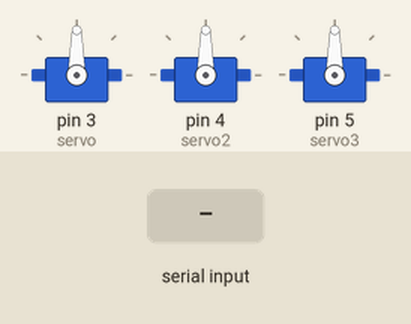
Recording of a sketch running on a simulated Arduino Uno, built with avr-gcc and run on an emulated ATmega328P. On the bench: 3 × servo. Inputs (shaded band) come from the test bench. What the sketch prints to the serial monitor is not drawn.

Above: at 1.2 s.
1.3 s: "30,150,10\n" received over Serial
At 3.0 s:
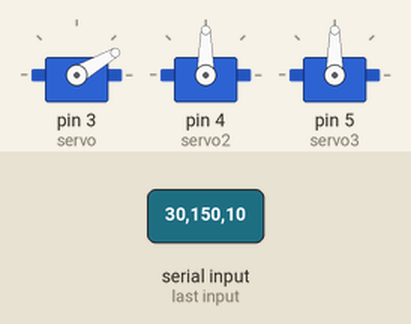
3.8 s: "0\n" received over Serial
At 6.0 s:
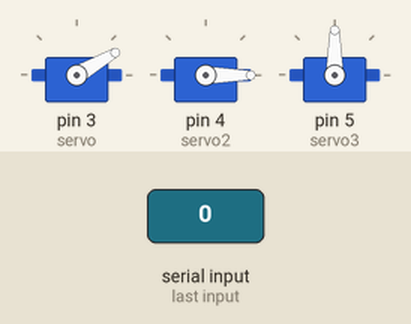
6.3 s: "5\n" received over Serial
At 8.0 s:
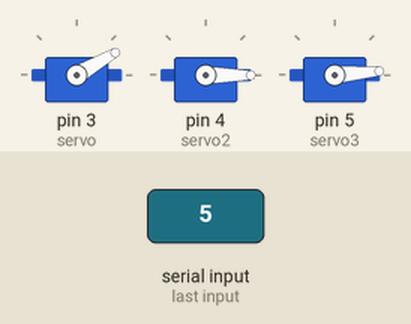
8.8 s: "90,45,200\n" received over Serial
At 11.0 s:
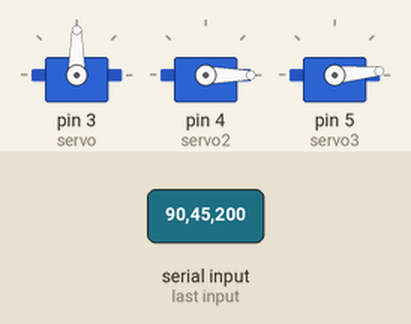
11.3 s: "200\n" received over Serial
At 13.1 s:
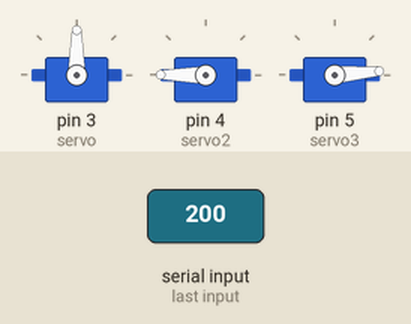
13.8 s: "90,45\n" received over Serial
At 16.1 s:
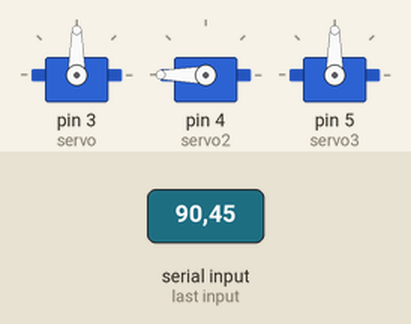
Timing chart, 0 to 17.3 s (numbered marks = the images above; inputs shaded):
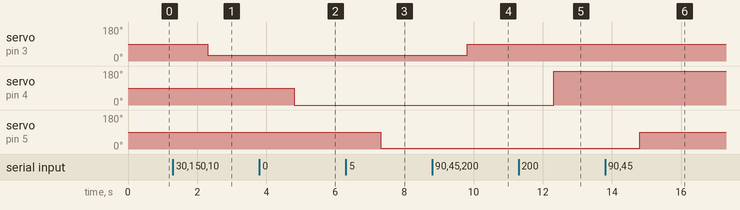

The sketch:

Servos_Controlados_por_instrucciones.ino
```cpp
#include<Servo.h>

String mensaje;
float grados1, grados2, grados3;

Servo servo, servo2, servo3 ;

void setup() {

  Serial.begin(9600);
  servo.attach(3);
  servo2.attach(4);
  servo3.attach(5);

}

void loop() {

  //Servo1

  Serial.print("Dime los grados del servo 1: ");
  while (Serial.available() == 0 ) {} //queda esperando hasta recibir un mensaje
  mensaje = Serial.readString();
  grados1 = mensaje.toInt();      //convierte en mensaje recibido en un entero
  if (grados1 == 0) {             //si no es un número envía ERROR y vuelve a llamar a la función
    Serial.print("ERROR\n");
  }
  else {                              //si es un número nos envia un mensaje de OK
    Serial.print(grados1);
    Serial.print(" OK\n");
  }

  servo.write(grados1);

  delay(1500);

  //Servo2

  Serial.print("Dime los grados del servo 2: ");
  while (Serial.available() == 0 ) {} //queda esperando hasta recibir un mensaje
  mensaje = Serial.readString();
  grados2 = mensaje.toInt();      //convierte en mensaje recibido en un entero
  if (grados2 == 0) {             //si no es un número envía ERROR y vuelve a llamar a la función
    Serial.print("ERROR\n");
  }
  else {                              //si es un número nos envia un mensaje de OK
    Serial.print(grados2);
    Serial.print(" OK\n");
  }

  servo2.write(grados2);

  delay(1500);

  //Servo3

  Serial.print("Dime los grados del servo 3: ");
  while (Serial.available() == 0 ) {} //queda esperando hasta recibir un mensaje
  mensaje = Serial.readString();
  grados3 = mensaje.toInt();      //convierte en mensaje recibido en un entero
  if (grados3 == 0) {             //si no es un número envía ERROR y vuelve a llamar a la función
    Serial.print("ERROR\n");
  }
  else {                              //si es un número nos envia un mensaje de OK
    Serial.print(grados3);
    Serial.print(" OK\n");
  }

  servo3.write(grados3);

  delay(1500);

}
```

Measured:
- after the input at 1.3 s, servo on pin 3 (servo): 90° → 30° after 1.0 s
- after the input at 3.8 s, servo on pin 4 (servo2): 90° → 0° after 1.0 s
- after the input at 6.3 s, servo on pin 5 (servo3): 90° → 5° after 1.0 s
- after the input at 8.8 s, servo on pin 3 (servo): 30° → 90° after 1.0 s
- after the input at 11.3 s, servo on pin 4 (servo2): 0° → 180° after 1.0 s
- after the input at 13.8 s, servo on pin 5 (servo3): 5° → 90° after 1.0 s
